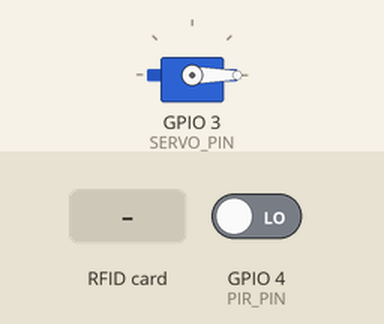
Simulated run of this sketch. Board: ESP32. On the bench: servo. The inputs (shaded band) are chosen by the test bench; at power-on: GPIO 4 (PIR_PIN) LOW. What the sketch prints to the serial monitor is not drawn.

Above: at 1.2 s.
1.3 s: RFID card 5E 7A 19 C4 held to the reader
At 1.7 s:
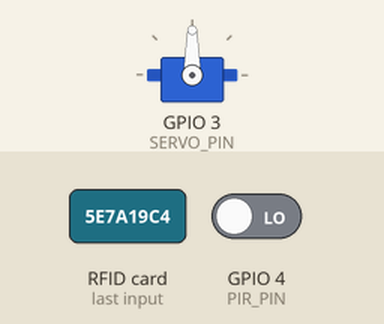
2.8 s: GPIO 4 (PIR_PIN) driven HIGH
Timing chart, 0 to 5.8 s (numbered marks = the images above; inputs shaded):
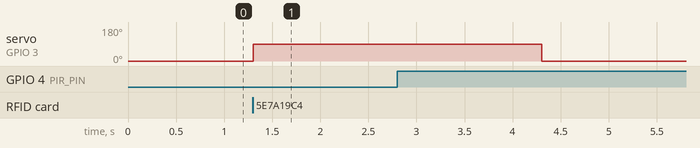

The sketch:

nfcreadservo.ino
```cpp
#include <Wire.h>
#include <SPI.h>
#include <Servo.h>
#include <Adafruit_PN532.h>

// NFC (SPI)
#define PN532_SCK  (13)
#define PN532_MOSI (11)
#define PN532_SS   (10)
#define PN532_MISO (12)
Adafruit_PN532 nfc(PN532_SCK, PN532_MISO, PN532_MOSI, PN532_SS);

// Servo
Servo lockServo;
#define SERVO_PIN 3

// PIR Sensor
#define PIR_PIN 4

// ESP32-CAM trigger pin
#define ESP_TRIGGER_PIN 5

void setup() {
  Serial.begin(115200);
  while (!Serial); // For some boards

  // NFC setup
  nfc.begin();
  uint32_t versiondata = nfc.getFirmwareVersion();
  if (!versiondata) {
    Serial.println("Didn't find PN53x board");
    while (1);
  }
  nfc.SAMConfig();
  Serial.println("Waiting for an ISO14443A Card ...");

  // Servo setup
  lockServo.attach(SERVO_PIN);
  lockServo.write(0);  // Locked

  // PIR & ESP32 setup
  pinMode(PIR_PIN, INPUT);
  pinMode(ESP_TRIGGER_PIN, OUTPUT);
  digitalWrite(ESP_TRIGGER_PIN, LOW);
}

void loop() {
  // 🟠 Check for NFC card
  uint8_t success;
  uint8_t uid[7];
  uint8_t uidLength;

  success = nfc.readPassiveTargetID(PN532_MIFARE_ISO14443A, uid, &uidLength);

  if (success) {
    Serial.print("Card scanned. UID: ");
    for (int i = 0; i < uidLength; i++) {
      Serial.print(uid[i], HEX); Serial.print(" ");
    }
    Serial.println();

    // Always unlock when card is scanned
    Serial.println("🔓 Unlocking door...");
    lockServo.write(90);  // Unlock
    delay(3000);          // Hold open for 3 seconds
    lockServo.write(0);   // Lock again
    delay(1000);          // Debounce
  }

  // 🔵 Check for motion
  if (digitalRead(PIR_PIN) == HIGH) {
    Serial.println("🚶 Motion detected! Triggering ESP32-CAM...");
    digitalWrite(ESP_TRIGGER_PIN, HIGH);
    delay(1000);  // Pulse
    digitalWrite(ESP_TRIGGER_PIN, LOW);
    delay(2000);  // Cooldown
  }

  delay(100);
}
```

Measured:
- after the input at 1.3 s, servo on GPIO 3 (SERVO_PIN): 0° → 90° at once
